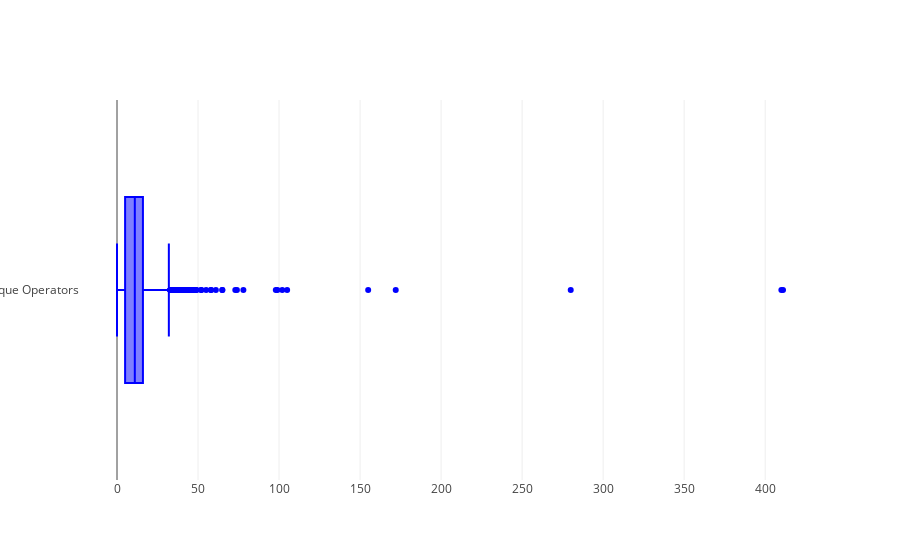

Notebook source saved alongside this figure:
### Markdown cell above
>*  **Outlier Detection (Box Plot)**

### Code cell
trace1 = go.Box(
    x = data.uniq_Op,
    name = 'Unique Operators',
    marker = dict(color = 'blue')
    )
box_data = [trace1]
iplot(box_data)

### Figure 1 — Plotly figure (JSON) as saved in the notebook; plotly's stock layout.template omitted (floating-point values rounded to 4 significant figures; data arrays with more than 128 entries replaced by an {"elided": "..."} marker saying what was removed)
{"data": [{"marker": {"color": "blue"}, "name": "Unique Operators", "type": "box", "uid": "e2c232cf-2bd8-4b44-b90c-0668593a7bcf", "x": {"elided": "10885 str values"}}], "layout": {}}
